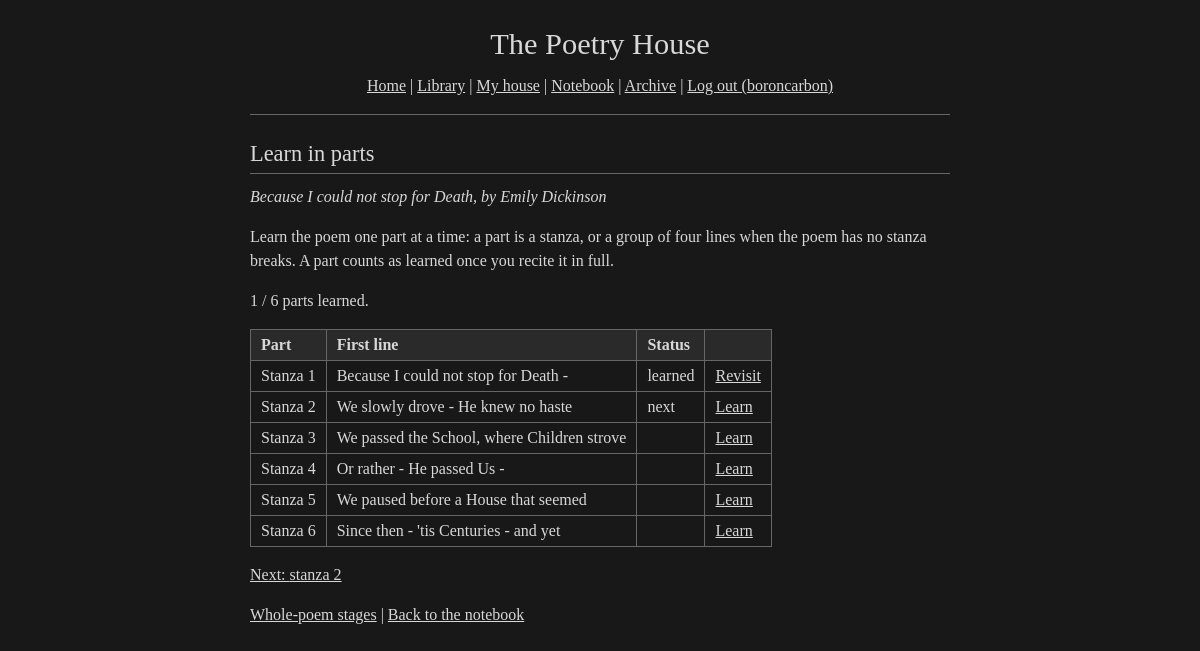
Screenshot of /learn/27/stanzas (signed in) with the database file from the repository.
### tables this page shows
CREATE TABLE poems (
    id INTEGER PRIMARY KEY AUTOINCREMENT,
    title TEXT NOT NULL,
    author_name TEXT,
    body TEXT NOT NULL,
    period TEXT,
    movement TEXT,
    year_written INTEGER,
    source TEXT,
    is_public_domain INTEGER NOT NULL DEFAULT 1,
    is_public INTEGER NOT NULL DEFAULT 1,
    created_by_user_id INTEGER,
    created_at TEXT NOT NULL DEFAULT CURRENT_TIMESTAMP,
    FOREIGN KEY (created_by_user_id) REFERENCES users(id)
);

### app.py (the view)
@app.route("/learn/<int:poem_id>/stanzas")
@login_required
def learn_stanzas(poem_id):
    poem = db.get_poem(poem_id)
    if not poem:
        return redirect(url_for("notebook"))
    user_id = session["user_id"]
    if not db.get_user_poem(user_id, poem_id):
        return redirect(url_for("notebook"))
    db.set_learning_mode(user_id, poem_id, "stanzas")
    chunks = db.split_chunks(poem["body"])
    learned = {i for i in db.get_stanza_progress(user_id, poem_id)
               if i < len(chunks)}
    steps = []
    for i, chunk in enumerate(chunks):
        steps.append({
            "index": i,
            "label": i + 1,
            "title": chunk["title"],
            "preview": chunk["text"].split("\n", 1)[0],
            "learned": i in learned,
        })
    next_index = next((i for i in range(len(chunks)) if i not in learned), None)
    just_learned = request.args.get("learned", type=int)
    if just_learned is not None and not (0 <= just_learned < len(chunks)):
        just_learned = None
    return render_template(
        "learn_stanzas.html",
        poem=poem,
        steps=steps,
        total=len(chunks),
        learned_count=len(learned),
        next_index=next_index,
        just_learned=just_learned,
    )

### app.py (called while the page is built)
def login_required(f):
    @wraps(f)
    def decorated(*args, **kwargs):
        if "user_id" not in session:
            return redirect(url_for("login"))
        return f(*args, **kwargs)
    return decorated

### db.py (called while the page is built, shortened)
def get_db():
    conn = sqlite3.connect(DB_PATH)
    conn.row_factory = sqlite3.Row
    conn.execute("PRAGMA foreign_keys = ON")
    return conn

def get_poem(poem_id):
    conn = get_db()
    row = conn.execute("SELECT * FROM poems WHERE id = ?", (poem_id,)).fetchone()
    conn.close()
    return dict(row) if row else None

def get_user_poem(user_id, poem_id):
    conn = get_db()
    row = conn.execute(
        "SELECT * FROM user_poems WHERE user_id = ? AND poem_id = ?",
        (user_id, poem_id),
    ).fetchone()
    conn.close()
    return dict(row) if row else None

def set_learning_mode(user_id, poem_id, mode):
    conn = get_db()
    conn.execute(
        """UPDATE user_poems
           SET status = 'learning',
               current_learning_mode = ?,
               started_learning_at = COALESCE(started_learning_at, CURRENT_TIMESTAMP)
           WHERE user_id = ? AND poem_id = ?""",
        (mode, user_id, poem_id),
    )
    conn.commit()
    conn.close()

def split_stanzas(body):
    text = body.replace("\r\n", "\n").replace("\r", "\n")
    chunks = re.split(r"\n[ \t]*\n", text)
    return [c.strip("\n") for c in chunks if c.strip()]

def split_chunks(body):
    stanzas = split_stanzas(body)
    return [{"text": s, "title": "Stanza %d" % (i + 1)}
            for i, s in enumerate(stanzas)]

def get_stanza_progress(user_id, poem_id):
    conn = get_db()
    rows = conn.execute(
        "SELECT stanza_index FROM stanza_progress WHERE user_id = ? AND poem_id = ?",
        (user_id, poem_id),
    ).fetchall()
    conn.close()
    return {r["stanza_index"] for r in rows}

### templates/learn_stanzas.html (shortened to what this page needs)
{% extends "base.html" %}
{% block content %}
<h2>Learn in parts</h2>
<p class="byline">{{ poem.title }}{% if poem.author_name %}, by {{ poem.author_name }}{% endif %}</p>
<p>Learn the poem one part at a time: a part is a stanza, or a group of
four lines when the poem has no stanza breaks. A part counts as learned
once you recite it in full.</p>
<p>{{ learned_count }} / {{ total }} parts learned.</p>
<table>
  <tr>
    <th>Part</th>
    <th>First line</th>
    <th>Status</th>
    <th></th>
  </tr>
  {% for s in steps %}
  <tr>
    <td>{{ s.title }}</td>
    <td>{{ s.preview[:44] }}{% if s.preview|length > 44 %}&hellip;{% endif %}</td>
    <td>{% if s.learned %}learned{% elif s.index == next_index %}next{% endif %}</td>
    <td><a href="{{ url_for('learn_stanza', poem_id=poem.id, idx=s.index) }}">{% if s.learned %}Revisit{% else %}Learn{% endif %}</a></td>
  </tr>
  {% endfor %}
</table>
{% if next_index is not none %}
<p><a href="{{ url_for('learn_stanza', poem_id=poem.id, idx=next_index) }}">Next: {{ steps[next_index].title|lower }}</a></p>
{% else %}
<p class="notice">All parts learned.</p>
<p><a href="{{ url_for('recital', poem_id=poem.id) }}">Recite the whole poem</a></p>
{% endif %}
<p>
  <a href="{{ url_for('learn', poem_id=poem.id, mode='reading') }}">Whole-poem stages</a> |
  <a href="{{ url_for('notebook') }}">Back to the notebook</a>
</p>
{% endblock %}

### static/style.css (style rules this page uses)
body { background: #181818; color: #d8d8d8; font-family: Georgia, 'Times New Roman', Times, serif; font-size: 16px; line-height: 1.5; margin: 0; padding: 16px; }
a:link, a:visited { color: inherit; text-decoration: underline; }
h1, h2, h3 { font-weight: normal; }
h2 { font-size: 1.4em; border-bottom: 1px solid #666666; padding-bottom: 2px; margin: 1em 0 0.5em 0; }
.byline { font-style: italic; margin: 0 0 1em 0; }
table { border-collapse: collapse; margin: 1em 0; }
th, td { border: 1px solid #666666; padding: 3px 10px; text-align: left; vertical-align: baseline; }
th { background: #2a2a2a; font-weight: bold; }

### rows the page displays
poems: title "Because I could not stop for Death", author_name "Emily Dickinson"

### other values shown
{{ session.username }} "boroncarbon"
{{ learned_count }} "1"
{{ total }} "6"
{{ s.title }} "Stanza 1" "Stanza 2" "Stanza 3" "Stanza 4" "Stanza 5" "Stanza 6"
{{ s.preview[:44] }} "Because I could not stop for Death -" "We slowly drove - He knew no haste" "We passed the School, where Children strove" "Or rather - He passed Us -" "We paused before a House that seemed" "Since then - 'tis Centuries - and yet"
{{ steps[next_index].title|lower }} "stanza 2"
